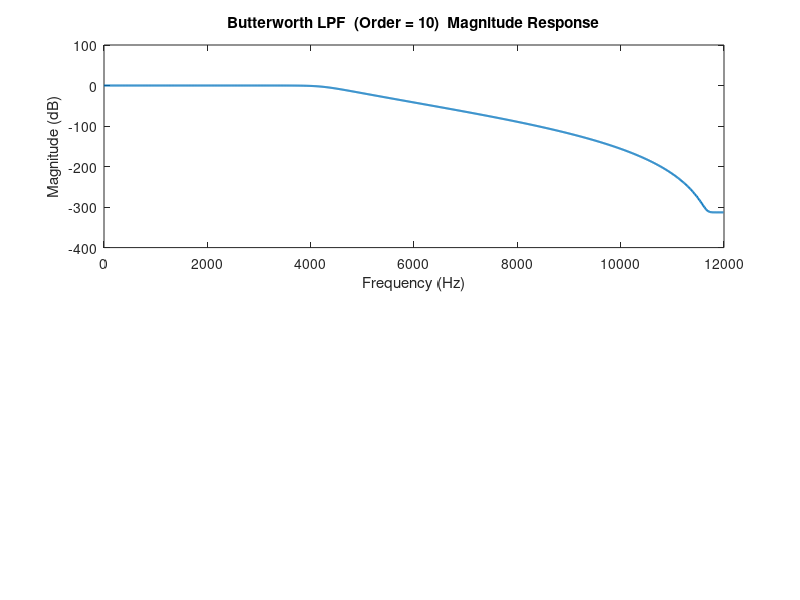

Write MATLAB code to recreate this figure. (Note: this script raises an error after producing the figure.)
% EXPERIMENT 7 - FIR and IIR Filter Design
%
% Part i  - IIR Low-Pass Filter
%           Specs: Passband ripple <= 1dB, Passband edge = 4kHz
%                  Stopband atten  >= 40dB, Stopband edge = 6kHz
%                  Sampling rate   = 24kHz
%           Design: a) Butterworth   b) Chebyshev Type-I
%
% Part ii - FIR Band-Pass Filter
%           Specs: fp1=20Hz, fp2=30Hz, fs1=10Hz, fs2=40Hz
%                  Rp=0.5dB, Rs=30dB, Fs=100Hz
%           Design: a) Hamming Window   b) Kaiser Window

% Copyright 2026 The MathWorks, Inc.

clc;
clear;
close all;

% =========================================================
%  PART i : IIR LOW-PASS FILTER
% =========================================================
Fs  = 24000;   % sampling frequency (Hz)
Fp  = 4000;    % passband edge (Hz)
Fst = 6000;    % stopband edge (Hz)
Rp  = 1;       % passband ripple (dB)
Rs  = 40;      % stopband attenuation (dB)

% Normalize to [0,1] where 1 = Nyquist = Fs/2
Wp = Fp  / (Fs/2);
Ws = Fst / (Fs/2);

% --- a) Butterworth LPF ---
[n_but, Wn_but] = buttord(Wp, Ws, Rp, Rs);
[b_but, a_but]  = butter(n_but, Wn_but, 'low');
fprintf('Butterworth LPF  Order = %d\n', n_but);

figure('Name','IIR - Butterworth LPF','NumberTitle','off');
[H, f] = freqz(b_but, a_but, 1024, Fs);

subplot(2,1,1);
plot(f, 20*log10(abs(H)+eps), 'LineWidth', 1.5);
title(sprintf('Butterworth LPF  (Order = %d)  Magnitude Response', n_but));
xlabel('Frequency (Hz)'); ylabel('Magnitude (dB)');
xline(Fp,  '--r', 'Passband Edge', 'LabelVerticalAlignment','bottom');
xline(Fst, '--b', 'Stopband Edge', 'LabelVerticalAlignment','bottom');
grid on;

subplot(2,1,2);
plot(f, angle(H)*180/pi, 'LineWidth', 1.5);
title('Butterworth LPF  Phase Response');
xlabel('Frequency (Hz)'); ylabel('Phase (degrees)');
grid on;

sgtitle('IIR Filter - Butterworth LPF', 'FontWeight', 'bold');

% --- b) Chebyshev Type-I LPF ---
[n_cheb, Wn_cheb] = cheb1ord(Wp, Ws, Rp, Rs);
[b_cheb, a_cheb]  = cheby1(n_cheb, Rp, Wn_cheb, 'low');
fprintf('Chebyshev Type-I LPF  Order = %d\n', n_cheb);

figure('Name','IIR - Chebyshev Type-I LPF','NumberTitle','off');
[H, f] = freqz(b_cheb, a_cheb, 1024, Fs);

subplot(2,1,1);
plot(f, 20*log10(abs(H)+eps), 'LineWidth', 1.5);
title(sprintf('Chebyshev Type-I LPF  (Order = %d)  Magnitude Response', n_cheb));
xlabel('Frequency (Hz)'); ylabel('Magnitude (dB)');
xline(Fp,  '--r', 'Passband Edge', 'LabelVerticalAlignment','bottom');
xline(Fst, '--b', 'Stopband Edge', 'LabelVerticalAlignment','bottom');
grid on;

subplot(2,1,2);
plot(f, angle(H)*180/pi, 'LineWidth', 1.5);
title('Chebyshev Type-I LPF  Phase Response');
xlabel('Frequency (Hz)'); ylabel('Phase (degrees)');
grid on;

sgtitle('IIR Filter - Chebyshev Type-I LPF', 'FontWeight', 'bold');

% =========================================================
%  PART ii : FIR BAND-PASS FILTER
% =========================================================
Fs2 = 100;   % sampling frequency (Hz)
fp1 = 20;    % passband lower edge (Hz)
fp2 = 30;    % passband upper edge (Hz)
fs1 = 10;    % stopband lower edge (Hz)
fs2 = 40;    % stopband upper edge (Hz)
Rp2 = 0.5;   % passband ripple (dB)
Rs2 = 30;    % stopband attenuation (dB)

% Transition width (use the narrower of the two)
df      = min(fp1 - fs1, fs2 - fp2);   % = 10 Hz

% FIR order estimate using Kaiser formula
% N ~ (Rs - 7.95) / (14.36 * (df/Fs))
N_est   = ceil((Rs2 - 7.95) / (14.36 * (df/Fs2)));
N_ham   = N_est + mod(N_est+1, 2);    % make odd (Type I FIR)
N_kai   = N_ham;                       % use same order for comparison

% Normalized passband edges [0,1]  (1 = Nyquist)
Wn_bp   = [fp1, fp2] / (Fs2/2);

% --- a) Hamming Window BPF ---
b_ham = fir1(N_ham - 1, Wn_bp, 'bandpass', hamming(N_ham));
fprintf('\nFIR BPF Hamming Window  Order = %d\n', N_ham - 1);

figure('Name','FIR BPF - Hamming Window','NumberTitle','off');
[H, f] = freqz(b_ham, 1, 1024, Fs2);

subplot(2,1,1);
plot(f, 20*log10(abs(H)+eps), 'LineWidth', 1.5);
title(sprintf('FIR BPF - Hamming Window  (Order = %d)  Magnitude Response', N_ham-1));
xlabel('Frequency (Hz)'); ylabel('Magnitude (dB)');
xline(fs1, '--b'); xline(fp1, '--r');
xline(fp2, '--r'); xline(fs2, '--b');
grid on;

subplot(2,1,2);
plot(f, angle(H)*180/pi, 'LineWidth', 1.5);
title('FIR BPF - Hamming Window  Phase Response');
xlabel('Frequency (Hz)'); ylabel('Phase (degrees)');
grid on;

sgtitle('FIR Filter - Hamming Window BPF', 'FontWeight', 'bold');

% --- b) Kaiser Window BPF ---
beta  = 0.1102 * (Rs2 - 8.7);             % Kaiser beta parameter
b_kai = fir1(N_kai - 1, Wn_bp, 'bandpass', kaiser(N_kai, beta));
fprintf('FIR BPF Kaiser Window   Order = %d  (beta = %.4f)\n', N_kai-1, beta);

figure('Name','FIR BPF - Kaiser Window','NumberTitle','off');
[H, f] = freqz(b_kai, 1, 1024, Fs2);

subplot(2,1,1);
plot(f, 20*log10(abs(H)+eps), 'LineWidth', 1.5);
title(sprintf('FIR BPF - Kaiser Window  (Order = %d)  Magnitude Response', N_kai-1));
xlabel('Frequency (Hz)'); ylabel('Magnitude (dB)');
xline(fs1, '--b'); xline(fp1, '--r');
xline(fp2, '--r'); xline(fs2, '--b');
grid on;

subplot(2,1,2);
plot(f, angle(H)*180/pi, 'LineWidth', 1.5);
title('FIR BPF - Kaiser Window  Phase Response');
xlabel('Frequency (Hz)'); ylabel('Phase (degrees)');
grid on;

sgtitle('FIR Filter - Kaiser Window BPF', 'FontWeight', 'bold');
